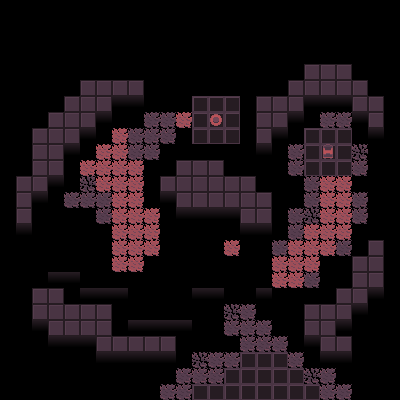

The image is a tile-based game level rendered from a .tmx file. Its description and complete source (layers, tilesets, objects, tile grids) follow:
An orthogonal 25x25 tile map with 16x16 px tiles, 5 tile layers (Ground, ButtonPath, StepGrid, StepGridPath, ...).

<map version="1.2" tiledversion="1.3.4" orientation="orthogonal" renderorder="right-down" width="25" height="25" tilewidth="16" tileheight="16" infinite="0" nextlayerid="30" nextobjectid="3">
 <properties>
  <property name="Caption" value="It feels like everything|is starting to get brighter.;It feels like I can see|my thoughts more clearly." />
  <property name="LightIncrease" type="float" value="3" />
  <property name="SpawnX" type="int" value="16" />
  <property name="SpawnY" type="int" value="23" />
 </properties>
 <tileset firstgid="1" source="Tileset.tsx" />
 <layer id="1" name="Ground" width="25" height="25">
  <data encoding="csv">
0,0,0,0,0,0,0,0,0,0,0,0,0,0,0,0,0,0,0,0,0,0,0,0,0,
0,0,0,0,0,0,0,0,0,0,0,0,0,0,0,0,0,0,0,0,0,0,0,0,0,
0,0,0,0,0,0,0,0,0,0,0,0,0,0,0,0,0,0,0,0,0,0,0,0,0,
0,0,0,0,0,0,0,0,0,0,0,0,0,0,0,0,0,0,0,0,0,0,0,0,0,
0,0,0,0,0,0,0,0,0,0,0,0,0,0,0,0,0,0,0,2,2,2,0,0,0,
0,0,0,0,0,2,2,2,2,0,0,0,0,0,0,0,0,0,2,2,2,2,2,0,0,
0,0,0,0,2,2,2,10,10,0,0,0,3,3,3,0,2,2,2,10,10,10,2,2,0,
0,0,0,2,2,2,10,0,0,1,1,9,3,3,3,0,2,2,10,0,1,1,10,2,0,
0,0,2,2,2,10,0,0,1,1,1,0,3,3,3,0,2,10,0,3,3,3,0,10,0,
0,0,2,2,10,0,0,0,1,1,0,0,0,0,0,0,10,0,1,3,3,3,9,0,0,
0,0,2,2,0,0,0,0,0,0,0,2,2,2,0,0,0,0,1,3,3,3,1,0,0,
0,2,2,10,0,9,0,0,0,0,2,2,2,2,2,2,0,0,0,1,0,0,0,0,0,
0,2,10,0,1,1,1,0,0,0,10,2,2,2,2,2,2,0,0,1,0,0,1,0,0,
0,2,0,0,0,0,1,0,0,0,0,10,10,10,10,2,2,0,1,9,0,0,1,0,0,
0,10,0,0,0,0,0,0,0,0,0,0,0,0,0,10,10,0,1,0,0,0,0,0,0,
0,0,0,0,0,0,0,0,0,0,0,0,0,0,0,0,0,1,0,0,0,1,0,2,0,
0,0,0,0,0,0,0,0,0,0,0,0,0,0,0,0,0,0,0,0,0,0,2,2,0,
0,0,0,10,10,0,0,0,0,0,0,0,0,0,0,0,0,0,0,1,0,0,2,2,0,
0,0,2,2,0,10,10,10,0,0,0,0,10,10,0,0,10,0,0,0,0,2,2,10,0,
0,0,2,2,2,2,2,0,0,0,0,0,0,0,9,1,0,0,0,2,2,2,10,0,0,
0,0,10,2,2,2,2,0,10,10,10,10,0,0,1,1,1,0,0,2,2,10,0,0,0,
0,0,0,10,10,10,2,2,2,2,2,0,0,0,0,1,1,1,0,10,2,2,0,0,0,
0,0,0,0,0,0,10,10,10,10,10,0,9,1,1,3,3,3,1,0,10,10,0,0,0,
0,0,0,0,0,0,0,0,0,0,0,1,1,1,3,3,3,3,3,9,1,0,0,0,0,
0,0,0,0,0,0,0,0,0,0,1,1,3,3,3,3,3,3,3,3,1,1,0,0,0
</data>
 </layer>
 <layer id="29" name="ButtonPath" width="25" height="25">
  <properties>
   <property name="Activated" type="bool" value="false" />
   <property name="ActivatorX" type="int" value="13" />
   <property name="ActivatorY" type="int" value="7" />
  </properties>
  <data encoding="csv">
0,0,0,0,0,0,0,0,0,0,0,0,0,0,0,0,0,0,0,0,0,0,0,0,0,
0,0,0,0,0,0,0,0,0,0,0,0,0,0,0,0,0,0,0,0,0,0,0,0,0,
0,0,0,0,0,0,0,0,0,0,0,0,0,0,0,0,0,0,0,0,0,0,0,0,0,
0,0,0,0,0,0,0,0,0,0,0,0,0,0,0,0,0,0,0,0,0,0,0,0,0,
0,0,0,0,0,0,0,0,0,0,0,0,0,0,0,0,0,0,0,0,0,0,0,0,0,
0,0,0,0,0,0,0,0,0,0,0,0,0,0,0,0,0,0,0,0,0,0,0,0,0,
0,0,0,0,0,0,0,0,0,0,0,0,0,0,0,0,0,0,0,0,0,0,0,0,0,
0,0,0,0,0,0,0,0,0,0,0,17,0,0,0,0,0,0,0,0,0,0,0,0,0,
0,0,0,0,0,0,0,0,0,0,0,0,0,0,0,0,0,0,0,0,0,0,0,0,0,
0,0,0,0,0,0,0,0,0,0,0,0,0,0,0,0,0,0,0,0,0,0,0,0,0,
0,0,0,0,0,0,0,0,0,0,0,0,0,0,0,0,0,0,0,0,0,0,0,0,0,
0,0,0,0,0,0,0,0,0,0,0,0,0,0,0,0,0,0,0,0,17,17,0,0,0,
0,0,0,0,0,0,0,0,0,0,0,0,0,0,0,0,0,0,0,0,17,17,0,0,0,
0,0,0,0,0,0,0,0,0,0,0,0,0,0,0,0,0,0,0,0,17,17,0,0,0,
0,0,0,0,0,0,0,0,0,0,0,0,0,0,0,0,0,0,0,17,17,17,0,0,0,
0,0,0,0,0,0,0,0,0,0,0,0,0,0,0,0,0,0,17,17,17,0,0,0,0,
0,0,0,0,0,0,0,0,0,0,0,0,0,0,0,0,0,17,17,17,0,0,0,0,0,
0,0,0,0,0,0,0,0,0,0,0,0,0,0,0,0,0,17,17,0,0,0,0,0,0,
0,0,0,0,0,0,0,0,0,0,0,0,0,0,0,0,0,0,0,0,0,0,0,0,0,
0,0,0,0,0,0,0,0,0,0,0,0,0,0,0,0,0,0,0,0,0,0,0,0,0,
0,0,0,0,0,0,0,0,0,0,0,0,0,0,0,0,0,0,0,0,0,0,0,0,0,
0,0,0,0,0,0,0,0,0,0,0,0,0,0,0,0,0,0,0,0,0,0,0,0,0,
0,0,0,0,0,0,0,0,0,0,0,0,0,0,0,0,0,0,0,0,0,0,0,0,0,
0,0,0,0,0,0,0,0,0,0,0,0,0,0,0,0,0,0,0,0,0,0,0,0,0,
0,0,0,0,0,0,0,0,0,0,0,0,0,0,0,0,0,0,0,0,0,0,0,0,0
</data>
 </layer>
 <layer id="27" name="StepGrid" width="25" height="25">
  <properties>
   <property name="StepGrid" type="bool" value="true" />
  </properties>
  <data encoding="csv">
0,0,0,0,0,0,0,0,0,0,0,0,0,0,0,0,0,0,0,0,0,0,0,0,0,
0,0,0,0,0,0,0,0,0,0,0,0,0,0,0,0,0,0,0,0,0,0,0,0,0,
0,0,0,0,0,0,0,0,0,0,0,0,0,0,0,0,0,0,0,0,0,0,0,0,0,
0,0,0,0,0,0,0,0,0,0,0,0,0,0,0,0,0,0,0,0,0,0,0,0,0,
0,0,0,0,0,0,0,0,0,0,0,0,0,0,0,0,0,0,0,0,0,0,0,0,0,
0,0,0,0,0,0,0,0,0,0,0,0,0,0,0,0,0,0,0,0,0,0,0,0,0,
0,0,0,0,0,0,0,0,0,0,0,0,0,0,0,0,0,0,0,0,0,0,0,0,0,
0,0,0,0,0,0,0,0,0,0,0,0,0,0,0,0,0,0,0,0,0,0,0,0,0,
0,0,0,0,0,0,0,0,0,0,0,0,0,0,0,0,0,0,0,0,0,0,0,0,0,
0,0,0,0,0,0,0,0,0,0,0,0,0,0,0,0,0,0,0,0,0,0,0,0,0,
0,0,0,0,0,0,0,0,0,0,0,0,0,0,0,0,0,0,0,0,0,0,0,0,0,
0,0,0,0,0,0,0,0,0,0,0,0,0,0,0,0,0,0,0,0,0,0,0,0,0,
0,0,0,0,0,0,0,0,0,0,0,0,0,0,0,0,0,0,0,0,0,0,0,0,0,
0,0,0,0,7,7,0,0,0,0,0,0,0,0,0,0,0,0,0,0,0,0,0,0,0,
0,0,0,7,7,7,7,0,0,0,7,7,7,7,0,0,0,0,0,0,0,0,0,0,0,
0,0,0,7,7,7,7,0,0,0,7,7,7,7,0,0,0,0,0,0,0,0,0,0,0,
0,0,0,7,7,7,7,0,0,7,7,7,7,7,7,7,7,0,0,0,0,0,0,0,0,
0,0,0,0,0,7,7,7,7,7,7,7,7,7,7,7,7,0,0,0,0,0,0,0,0,
0,0,0,0,0,0,0,0,7,7,7,7,0,0,7,7,0,0,0,0,0,0,0,0,0,
0,0,0,0,0,0,0,0,7,7,7,7,0,0,0,0,0,0,0,0,0,0,0,0,0,
0,0,0,0,0,0,0,0,0,0,0,0,0,0,0,0,0,0,0,0,0,0,0,0,0,
0,0,0,0,0,0,0,0,0,0,0,0,0,0,0,0,0,0,0,0,0,0,0,0,0,
0,0,0,0,0,0,0,0,0,0,0,0,0,0,0,0,0,0,0,0,0,0,0,0,0,
0,0,0,0,0,0,0,0,0,0,0,0,0,0,0,0,0,0,0,0,0,0,0,0,0,
0,0,0,0,0,0,0,0,0,0,0,0,0,0,0,0,0,0,0,0,0,0,0,0,0
</data>
 </layer>
 <layer id="28" name="StepGridPath" width="25" height="25">
  <properties>
   <property name="Activated" type="bool" value="false" />
   <property name="ActivatorGrid" value="StepGrid" />
  </properties>
  <data encoding="csv">
0,0,0,0,0,0,0,0,0,0,0,0,0,0,0,0,0,0,0,0,0,0,0,0,0,
0,0,0,0,0,0,0,0,0,0,0,0,0,0,0,0,0,0,0,0,0,0,0,0,0,
0,0,0,0,0,0,0,0,0,0,0,0,0,0,0,0,0,0,0,0,0,0,0,0,0,
0,0,0,0,0,0,0,0,0,0,0,0,0,0,0,0,0,0,0,0,0,0,0,0,0,
0,0,0,0,0,0,0,0,0,0,0,0,0,0,0,0,0,0,0,0,0,0,0,0,0,
0,0,0,0,0,0,0,0,0,0,0,0,0,0,0,0,0,0,0,0,0,0,0,0,0,
0,0,0,0,0,0,0,0,0,0,0,0,0,0,0,0,0,0,0,0,0,0,0,0,0,
0,0,0,0,0,0,0,0,0,0,0,0,0,0,0,0,0,0,0,0,0,0,0,0,0,
0,0,0,0,0,0,0,17,0,0,0,0,0,0,0,0,0,0,0,0,0,0,0,0,0,
0,0,0,0,0,0,17,17,0,0,0,0,0,0,0,0,0,0,0,0,0,0,0,0,0,
0,0,0,0,0,17,17,17,17,0,0,0,0,0,0,0,0,0,0,0,0,0,0,0,0,
0,0,0,0,0,0,17,17,17,0,0,0,0,0,0,0,0,0,0,0,0,0,0,0,0,
0,0,0,0,0,0,0,17,17,0,0,0,0,0,0,0,0,0,0,0,0,0,0,0,0,
0,0,0,0,0,0,0,17,17,17,0,0,0,0,0,0,0,0,0,0,0,0,0,0,0,
0,0,0,0,0,0,0,17,17,17,0,0,0,0,0,0,0,0,0,0,0,0,0,0,0,
0,0,0,0,0,0,0,17,17,17,0,0,0,0,17,0,0,0,0,0,0,0,0,0,0,
0,0,0,0,0,0,0,17,17,0,0,0,0,0,0,0,0,0,0,0,0,0,0,0,0,
0,0,0,0,0,0,0,0,0,0,0,0,0,0,0,0,0,0,0,0,0,0,0,0,0,
0,0,0,0,0,0,0,0,0,0,0,0,0,0,0,0,0,0,0,0,0,0,0,0,0,
0,0,0,0,0,0,0,0,0,0,0,0,0,0,0,0,0,0,0,0,0,0,0,0,0,
0,0,0,0,0,0,0,0,0,0,0,0,0,0,0,0,0,0,0,0,0,0,0,0,0,
0,0,0,0,0,0,0,0,0,0,0,0,0,0,0,0,0,0,0,0,0,0,0,0,0,
0,0,0,0,0,0,0,0,0,0,0,0,0,0,0,0,0,0,0,0,0,0,0,0,0,
0,0,0,0,0,0,0,0,0,0,0,0,0,0,0,0,0,0,0,0,0,0,0,0,0,
0,0,0,0,0,0,0,0,0,0,0,0,0,0,0,0,0,0,0,0,0,0,0,0,0
</data>
 </layer>
 <layer id="2" name="Stuff" width="25" height="25">
  <data encoding="csv">
0,0,0,0,0,0,0,0,0,0,0,0,0,0,0,0,0,0,0,0,0,0,0,0,0,
0,0,0,0,0,0,0,0,0,0,0,0,0,0,0,0,0,0,0,0,0,0,0,0,0,
0,0,0,0,0,0,0,0,0,0,0,0,0,0,0,0,0,0,0,0,0,0,0,0,0,
0,0,0,0,0,0,0,0,0,0,0,0,0,0,0,0,0,0,0,0,0,0,0,0,0,
0,0,0,0,0,0,0,0,0,0,0,0,0,0,0,0,0,0,0,0,0,0,0,0,0,
0,0,0,0,0,0,0,0,0,0,0,0,0,0,0,0,0,0,0,0,0,0,0,0,0,
0,0,0,0,0,0,0,0,0,0,0,0,0,0,0,0,0,0,0,0,0,0,0,0,0,
0,0,0,0,0,0,0,0,0,0,0,0,0,5,0,0,0,0,0,0,0,0,0,0,0,
0,0,0,0,0,0,0,0,0,0,0,0,0,0,0,0,0,0,0,0,0,0,0,0,0,
0,0,0,0,0,0,0,0,0,0,0,0,0,0,0,0,0,0,0,0,4,0,0,0,0,
0,0,0,0,0,0,0,0,0,0,0,0,0,0,0,0,0,0,0,0,0,0,0,0,0,
0,0,0,0,0,0,0,0,0,0,0,0,0,0,0,0,0,0,0,0,0,0,0,0,0,
0,0,0,0,0,0,0,0,0,0,0,0,0,0,0,0,0,0,0,0,0,0,0,0,0,
0,0,0,0,0,0,0,0,0,0,0,0,0,0,0,0,0,0,0,0,0,0,0,0,0,
0,0,0,0,0,0,0,0,0,0,0,0,0,0,0,0,0,0,0,0,0,0,0,0,0,
0,0,0,0,0,0,0,0,0,0,0,0,0,0,0,0,0,0,0,0,0,0,0,0,0,
0,0,0,0,0,0,0,0,0,0,0,0,0,0,0,0,0,0,0,0,0,0,0,0,0,
0,0,0,0,0,0,0,0,0,0,0,0,0,0,0,0,0,0,0,0,0,0,0,0,0,
0,0,0,0,0,0,0,0,0,0,0,0,0,0,0,0,0,0,0,0,0,0,0,0,0,
0,0,0,0,0,0,0,0,0,0,0,0,0,0,0,0,0,0,0,0,0,0,0,0,0,
0,0,0,0,0,0,0,0,0,0,0,0,0,0,0,0,0,0,0,0,0,0,0,0,0,
0,0,0,0,0,0,0,0,0,0,0,0,0,0,0,0,0,0,0,0,0,0,0,0,0,
0,0,0,0,0,0,0,0,0,0,0,0,0,0,0,0,0,0,0,0,0,0,0,0,0,
0,0,0,0,0,0,0,0,0,0,0,0,0,0,0,0,0,0,0,0,0,0,0,0,0,
0,0,0,0,0,0,0,0,0,0,0,0,0,0,0,0,0,0,0,0,0,0,0,0,0
</data>
 </layer>
</map>